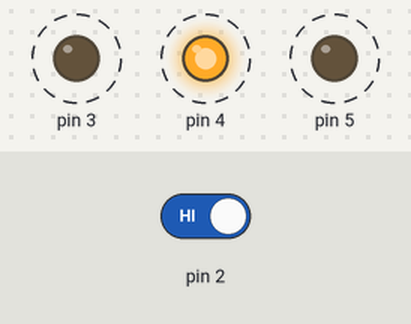
A sketch run on a simulated Arduino Uno, built with avr-gcc and run on an emulated ATmega328P. Shown: output pins drawn as LEDs (lit = HIGH). Dashed ring = blinking. Inputs (shaded band) come from the test bench; at power-on: pin 2 HIGH.

Above: at 3.8 s.
3.9 s: pin 2 driven LOW
At 4.4 s:
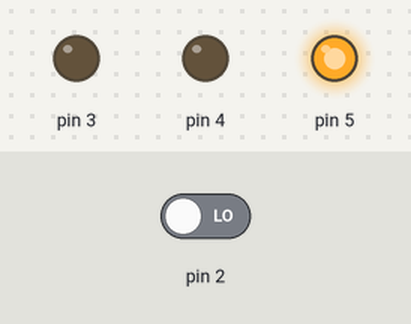
At 5.7 s:
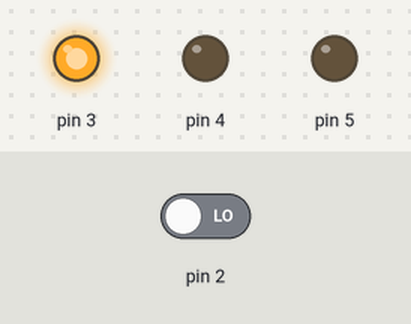
6.0 s: pin 2 driven HIGH
At 6.9 s:
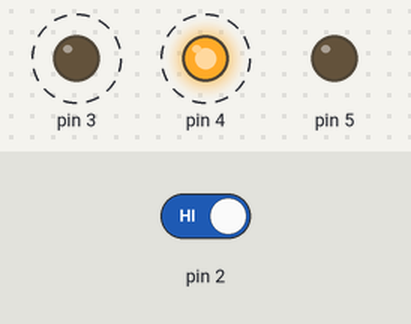
Timing chart, 0 to 16.5 s (numbered marks = the images above; inputs shaded):
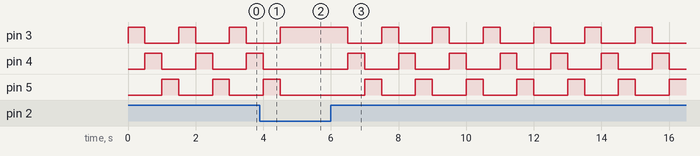

The sketch:

ICP1.ino
```cpp
int switchState = 0;
void setup() {
  pinMode(3, OUTPUT);
  pinMode(4, OUTPUT);
  pinMode(5, OUTPUT);
  pinMode(2, INPUT);
}

void loop(){
  switchState = digitalRead(2);
  if(switchState == LOW){ // the button is not pressed
  digitalWrite(3, HIGH); //red LED
  digitalWrite(4, LOW); //yellow LED
  digitalWrite(5, LOW); //green LED
  }
  else{
  digitalWrite(3, HIGH);
  digitalWrite(4, LOW);
  digitalWrite(5, LOW);

  delay(500); // wait for a half second
  digitalWrite(3, LOW);
  digitalWrite(4, HIGH);
  digitalWrite(5, LOW);

  delay(500); // wait for a half second
  digitalWrite(3, LOW);
  digitalWrite(4, LOW);
  digitalWrite(5, HIGH);
  delay(500);
  }
}
```

Measured:
- after the input at 3.9 s, pin 3: goes on until 4.5 s, then stays HIGH; pin 4: goes on until 4.0 s, then stays LOW; pin 5: goes on until 4.5 s, then stays LOW
- after the input at 6.0 s, pin 3, pin 4: alternates HIGH for 0.50 s and LOW for 1.0 s, starting after 0.50 s; pin 5: alternates HIGH for 0.50 s and LOW for 1.0 s, starting after 1.0 s
- by itself, pin 3–5: alternates HIGH for 0.50 s and LOW for 1.0 s
